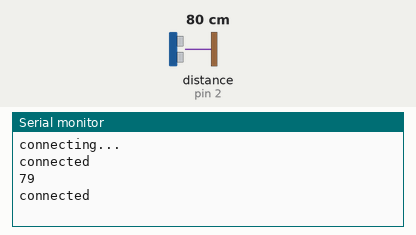
The sketch below on a simulated Arduino Uno, built with avr-gcc and run on an emulated ATmega328P. Parts: the last lines printed to the serial monitor. Wiring (inferred from the names in the program): ultrasonic range finder: trigger pin 3; echo pin 2. The test bench sets the inputs (shaded band); at power-on: distance to the obstacle (sensor on pin 2) 80 cm. The echo pulse lasts 58.3 µs per cm; WiFi joins after 1.5 s; servers stay silent unless stated; uploads are accepted with an empty reply.

Above: at 3.7 s.
3.8 s: distance to the obstacle (sensor on pin 2) set to 2 cm
At 7.93 s:
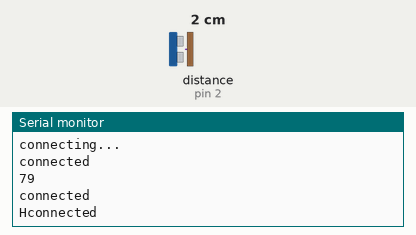
14.5 s: distance to the obstacle (sensor on pin 2) set to 4 cm
At 19.8 s:
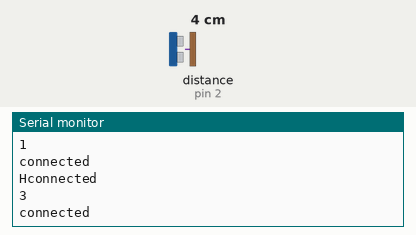
Timing chart, 0 to 21.3 s (numbered marks = the images above; inputs shaded):
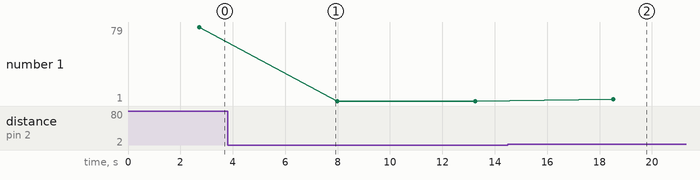

The sketch:

test3.ino
```cpp
#include <SPI.h>
#include <UIPEthernet.h>
byte mac[] = { 0x74,0x69,0x69,0x2D,0x30,0x31};
IPAddress server(172,16,34,3);  // numeric IP for Google (no DNS)
IPAddress ip(172,16,34,51);
unsigned long echo = 0;
int ultraSoundSignal = 3; // Ultrasound signal pin
int ultraSoundSignalIN = 2; // Ultrasound signal pin
unsigned long ultrasoundValue = 0;

EthernetClient client;

void setup() {
  Serial.begin(9600);
   while (!Serial) {
    ;
  }

  if (Ethernet.begin(mac) == 0) {
    Serial.println("Failed to configure Ethernet using DHCP");
    Ethernet.begin(mac, ip);
  }
  delay(1000);
  Serial.println("connecting...");


}
unsigned long ping(){
pinMode(ultraSoundSignal, OUTPUT); // Switch signalpin to output
digitalWrite(ultraSoundSignal, LOW); // Send low pulse
delayMicroseconds(2); // Wait for 2 microseconds
digitalWrite(ultraSoundSignal, HIGH); // Send high pulse
delayMicroseconds(15); // Wait for 15 microseconds
digitalWrite(ultraSoundSignal, LOW); // Holdoff
pinMode(ultraSoundSignalIN, INPUT); // Switch signalpin to input
digitalWrite(ultraSoundSignalIN, HIGH); // Turn on pullup resistor
// please note that pulseIn has a 1sec timeout, which may
// not be desirable. Depending on your sensor specs, you
// can likely bound the time like this — marcmerlin
// echo = pulseIn(ultraSoundSignal, HIGH, 38000)
echo = pulseIn(ultraSoundSignalIN, HIGH); //Listen for echo
//Serial.println(echo);
ultrasoundValue = (echo / 58.138);
return ultrasoundValue;

}
void loop()
{
   if (client.connect(server, 80)) {
    Serial.println("connected");
    int x = 0;
    x = ping();
    Serial.println(x);
    // Make a HTTP request:
    Serial.println("connected");
  client.println("GET /watermodule/TanksReading/"+String(x)+"/1/ HTTP/1.1");
  client.println("Host: 172.16.34.3");
  client.println("User-Agent: Arduino/1.0");
  client.println("Content-Type: application/json;");
   client.println("Connection: close");
  client.println("Authorization: Token 95bb3cbadc29617b6c4103f46ee50afaec82644f");
//  client.print("Content-Length: ");
//  client.println(measureJson(doc));
//   serializeJson(doc, client);
//  Serial.println(doc)
  delay(5000);
  }


  else {
  }
  // if there are incoming bytes available
  // from the server, read them and print them:
  if (client.available()) {
    char c = client.read();
    Serial.print(c);
  }

  // if the server's disconnected, stop the client:
  if (!client.connected()) {
    Serial.println();
    Serial.println("disconnecting.");
    client.stop();
  }
}
```

Measured:
- after the input at 14.5 s, the serial monitor: prints a new line after 4.0 s (image 2)
- plotted number 1: 79 → 1 after the input at 3.8 s, 1 → 3 after the input at 14.5 s
